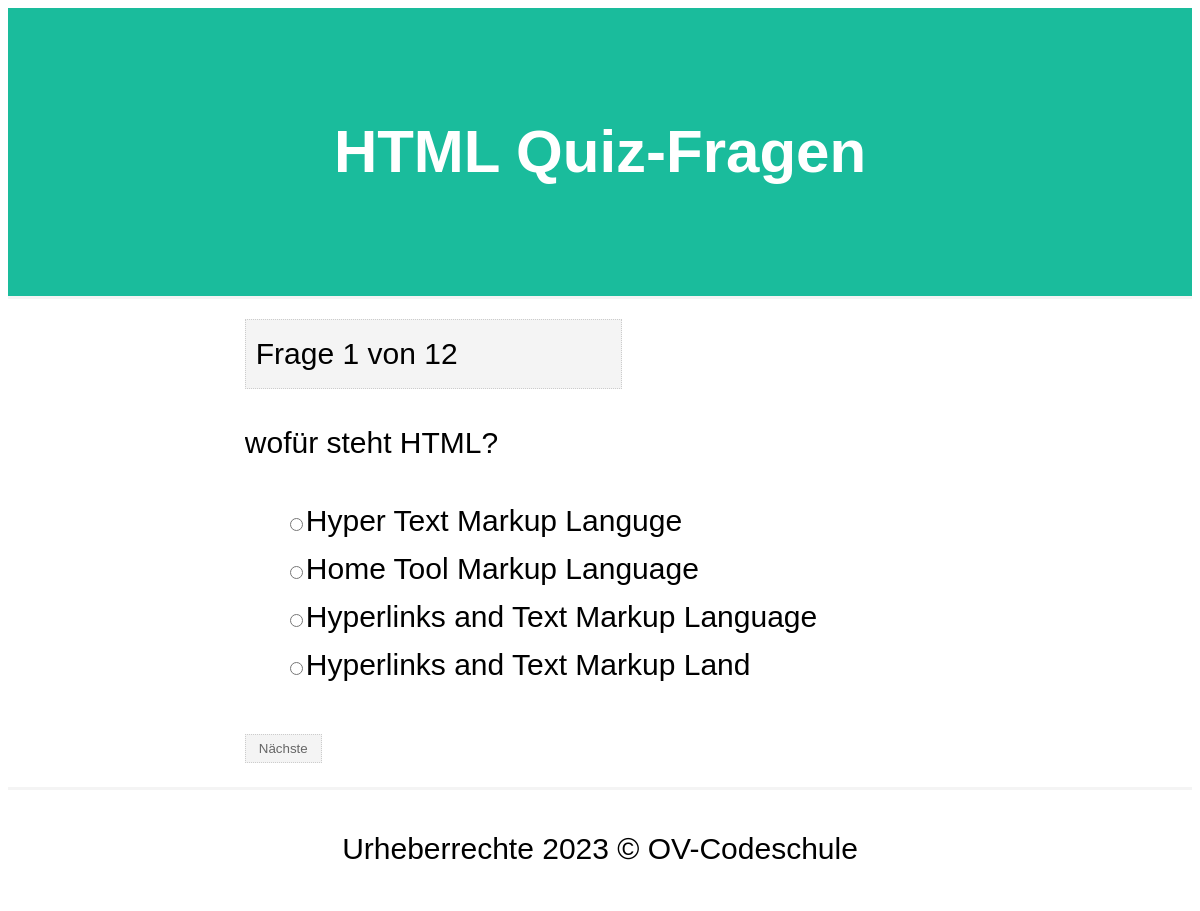
Screenshot of /php/fragen.php?n=1 with the database file from the repository.
### tables this page shows
CREATE TABLE `fragen` (
  `fragen_nummer` int(11) NOT NULL,
  `text` text NOT NULL
);

### php/fragen.php (the view, shortened to what this page needs)
<?php include 'datenbanken.php';?>
<?php
    $nummer = (int) $_GET['n'];
    $query = "SELECT * FROM fragen";
    $ergebnisse = $dbh->query($query);
    $total = $ergebnisse->rowCount();
    $query = "SELECT * FROM fragen
                WHERE fragen_nummer = $nummer";
    $ergebnisse = $dbh->query($query);
    $frage = $ergebnisse->fetch(PDO::FETCH_ASSOC);
    $query = "SELECT * FROM auswahlmöglichkeiten
                WHERE fragen_nummer = $nummer";
    $auswahlen = $dbh->query($query);
?>
<!DOCTYPE html>
<html lang="en">
<head>
    <link rel="stylesheet" href="CSS/für den Test.css">
</head>
<body>
    <header>
        <div class="header">
            <h1>HTML Quiz-Fragen</h1>
        </div>
    </header>
    <main>
        <div class="container">
            <div class="current"> Frage <?php echo $frage['fragen_nummer']; ?> von <?php echo $total; ?></div>
            <p class="question">
                <?php echo $frage['text'];?>
            </p>
            <form method="post" action="prozess.php">
                <ul class="auswahlen">
                    <?php while($row = $auswahlen->fetch(PDO::FETCH_ASSOC)): ?>
                        <li><input id="fragen" name="auswahl" type="radio" value="<?php echo $row['id'];?>" /><?php echo"<label for='fragen' style='width :auto'>". $row['text']."</label>";?></li>
                    <?php endwhile;?>
                </ul>
                <input class="submit" type="submit" value="Nächste"/>
            </form>
    </main>
    <footer>
        <div class="container">
        <p>Urheberrechte 2023 &copy; OV-Codeschule</p>
        </div>
    </footer>
</body>
</html>

### CSS/für den Test.css (style rules this page uses)
body { font-family: arial; font-size: 30px; line-height: 1.6em; }
li { list-style: none; }
label { display: inline-block; width: 180px; }
.container { width: 60%; margin: 0 auto; overflow: auto; }
.header { padding: 80px; text-align: center; background: #1abc9c; color: white; border-bottom: 3px #f4f4f4 solid; }
footer { border-top: 3px #f4f4f4 solid ; text-align: center; padding-top: 5px; }
main { padding-bottom: 20px; }
.current { padding: 10px; background: #f4f4f4; border: #ccc dotted 1px; margin: 20px 0 10px 0; width: 50%; }
.submit { display: inline-block; color: #666; background-color: #f4f4f4; border: 1px dotted #ccc; padding: 6px 13px; }

### rows the page displays
fragen: fragen_nummer "1", text "wofür steht HTML?"
auswahlmöglichkeiten: text "Hyper Text Markup Languge"
auswahlmöglichkeiten: text "Home Tool Markup Language"
auswahlmöglichkeiten: text "Hyperlinks and Text Markup Language"
auswahlmöglichkeiten: text "Hyperlinks and Text Markup Land"

### other values shown
$total "12"
